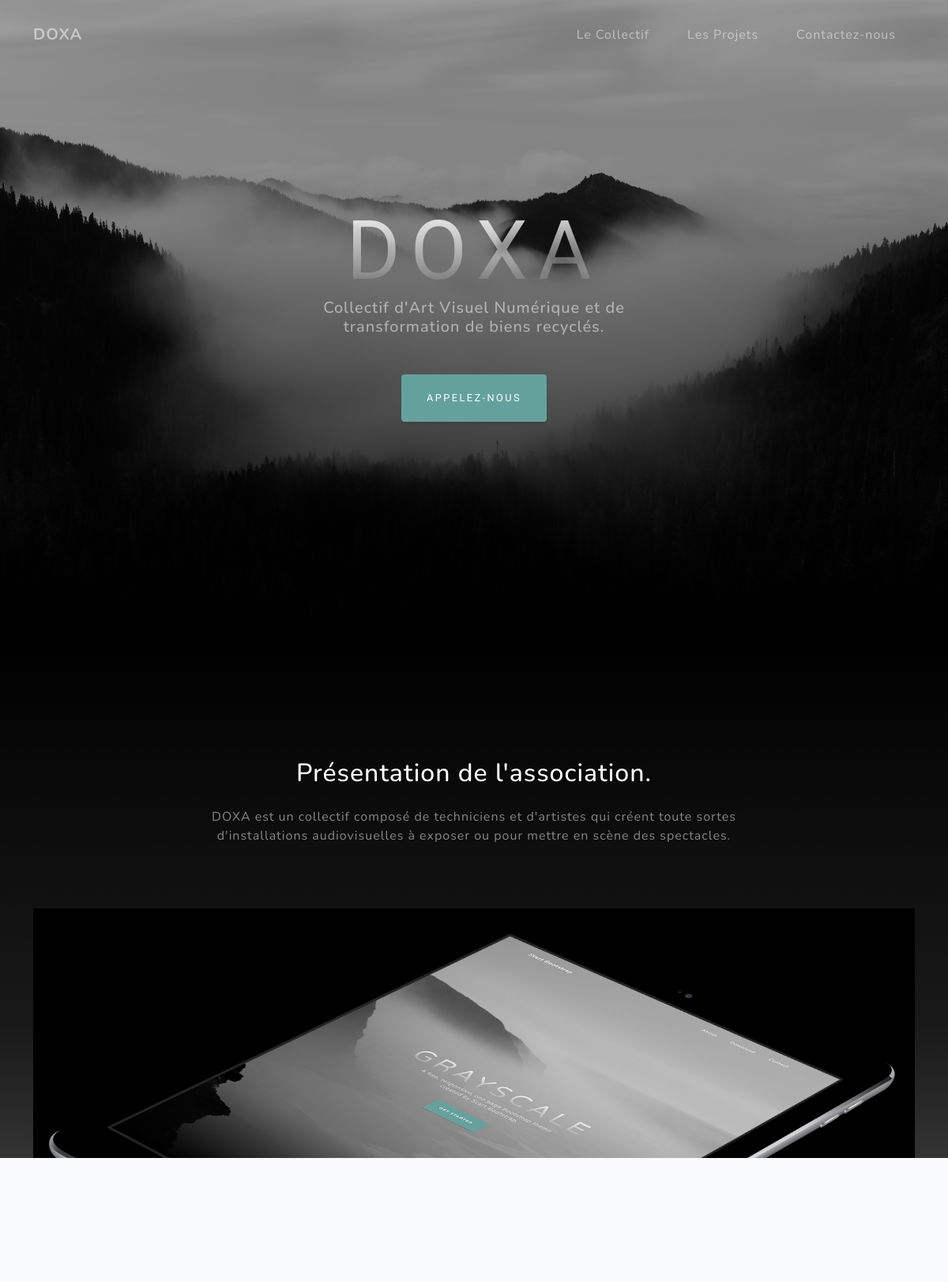
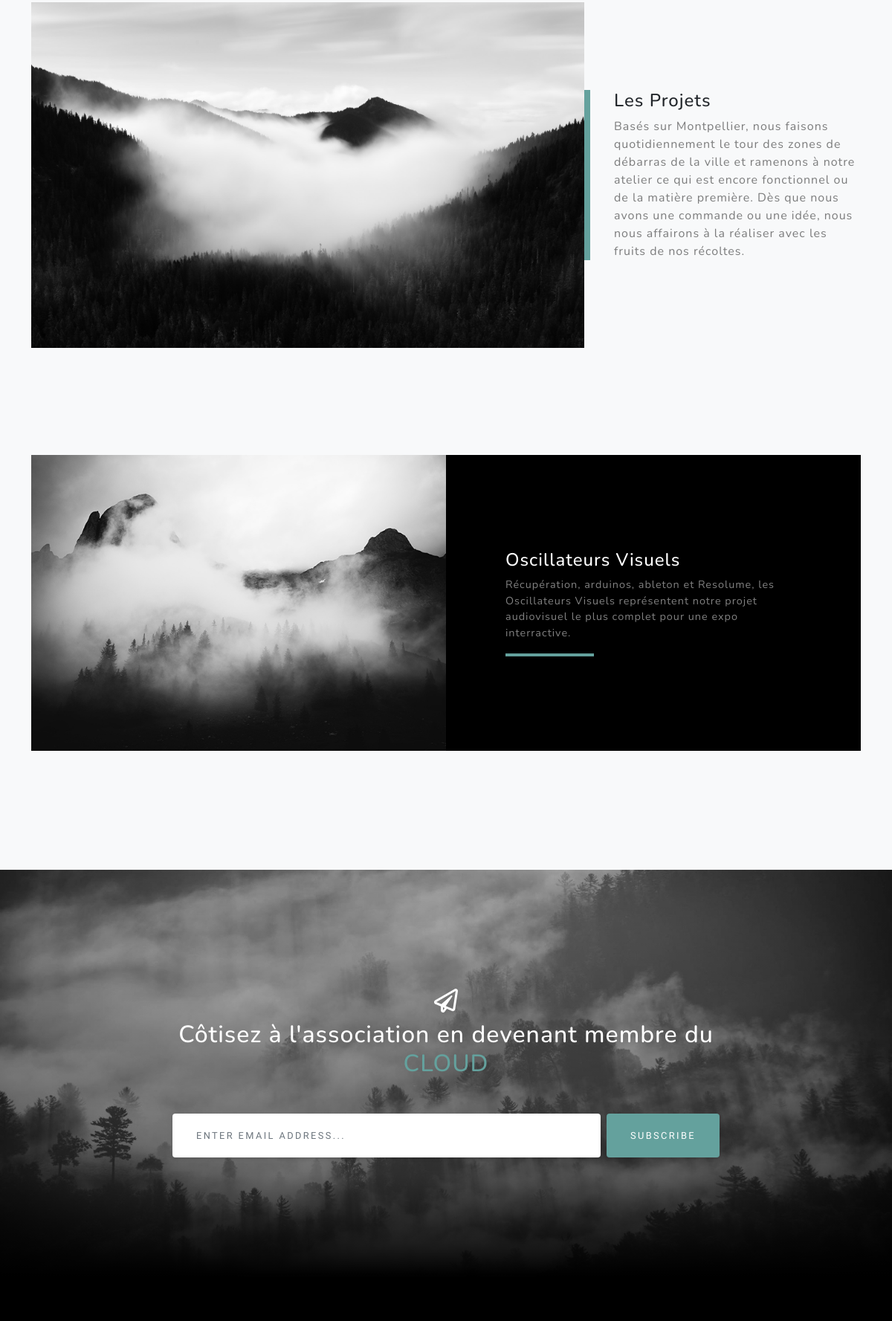
The page / (upper part) on the database its author committed (2 pictures, top to bottom).
### doxaweb_app/models.py (models this page shows)
class Project(db.Model):
    id = db.Column(db.Integer, primary_key=True)
    title = db.Column(db.String(20), unique=True, nullable=False)
    short_description = db.Column(db.String(120), unique=False, nullable=False)
    description = db.Column(db.String(1000), unique=False, nullable=False)
    link = db.Column(db.String(100), unique=False, nullable=False)
    img = db.Column(db.String(100), unique=False, nullable=False)

### doxaweb_app/routes.py (the view)
@app.route("/")
def home():
    projects = Project.query.all()
    imgs = []
    return render_template('index.html', projects=projects, enumerate=enumerate, imgs=imgs)

### doxaweb_app/templates/index.html (shortened to what this page needs)
{% extends("layout.html") %}
{% block content %}
        <header class="masthead">
            <div class="container d-flex h-100 align-items-center">
                <div class="mx-auto text-center">
                    <h1 class="mx-auto my-0 text-uppercase">DOXA</h1>
                    <h2 class="text-white-50 mx-auto mt-2 mb-5">Collectif d'Art Visuel Numérique et de transformation de biens recyclés.</h2>
                    <a class="btn btn-primary js-scroll-trigger" href="#about">Appelez-nous</a>
                </div>
            </div>
        </header>
        <section class="about-section text-center" id="about">
            <div class="container">
                <div class="row">
                    <div class="col-lg-8 mx-auto">
                        <h2 class="text-white mb-4">Présentation de l'association.</h2>
                        <p class="text-white-50">DOXA est un collectif composé de techniciens et d'artistes qui créent toute sortes d'installations audiovisuelles à exposer ou pour mettre en scène des spectacles.</p>
                    </div>
                </div>
                <img class="img-fluid" src="static/assets/img/ipad.png" alt="" />
            </div>
        </section>
        <section class="projects-section bg-light" id="projects">
            <div class="container">
                <div class="row align-items-center no-gutters mb-4 mb-lg-5">
                    <div class="col-xl-8 col-lg-7"><img class="img-fluid mb-3 mb-lg-0" src="assets/img/bg-masthead.jpg" alt="" /></div>
                    <div class="col-xl-4 col-lg-5">
                        <div class="featured-text text-center text-lg-left">
                            <h4>Les Projets</h4>
                            <p class="text-black-50 mb-0">Basés sur Montpellier, nous faisons quotidiennement le tour des zones de débarras de la ville et ramenons à notre atelier ce qui est encore fonctionnel ou de la matière première. Dès que nous avons une commande ou une idée, nous nous affairons à la réaliser avec les fruits de nos récoltes.</p>
                        </div>
                    </div>
                </div>
                {% for i, project in enumerate(projects) %}
                    {% if i == 0 %}
                    <div class="row justify-content-center no-gutters mb-5 mb-lg-0">
                        <div class="col-lg-6"><a href="{{url_for('project', project_id=project.id)}}"><img class="img-fluid" src="static/assets/img/{{imgs[2]}}" alt="" /></a></div>
                        <div class="col-lg-6">
                            <div class="bg-black text-center h-100 project">
                                <div class="d-flex h-100">
                                    <div class="project-text w-100 my-auto text-center text-lg-left">
                                        <a href="{{url_for('project', project_id=project.id)}}"><h4 class="text-white">{{project.title}}</h4></a>
                                        <p class="mb-0 text-white-50">{{project.short_description}}</p>
                                        <hr class="d-none d-lg-block mb-0 ml-0" />
                                    </div>
                                </div>
                            </div>
                        </div>
                    </div>
                    {% endif %}
                {% endfor %}
            </div>
        </section>
        <section class="signup-section" id="signup">
            <div class="container">
                <div class="row">
                    <div class="col-md-10 col-lg-8 mx-auto text-center">
                        <i class="far fa-paper-plane fa-2x mb-2 text-white"></i>
                        <h2 class="text-white mb-5">Côtisez à l'association en devenant membre du <a href="">CLOUD</a></h2>
                        <form class="form-inline d-flex"><input class="form-control flex-fill mr-0 mr-sm-2 mb-3 mb-sm-0" id="inputEmail" type="email" placeholder="Enter email address..." /><button class="btn btn-primary mx-auto" type="submit">Subscribe</button></form>
                    </div>
                </div>
            </div>
        </section>
        <section class="contact-section bg-black">
        </section>
{% endblock %}

### rows shown on the page
Project: title "Oscillateurs Visuels", short_description "Récupération, arduinos, ableton et Resolume, les Oscillateurs Visuels représentent notre projet audiovisuel le plus complet pour une expo interractive."
